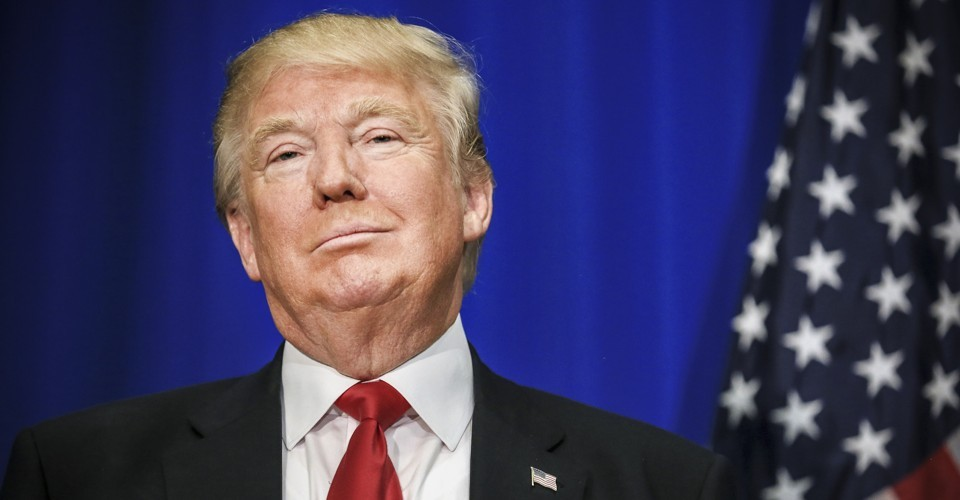
#> input picture Images/Trump.jpg, 960 x 500 px
$ jupyter execute Features.ipynb   (shell and % lines are left out)   (older library calls are emulated)
#> lines starting #> are read from the running program, lines starting #| are printed output that depends on the picture; after the words box and inside, x2 and y2 are one past the last pixel; in counts of white or black regions, pixels touching at a corner belong together
[cell 1]

import cv2 # The OpenCV library; install using `pip install opencv-contrib-python`
import numpy as np # Helpful when working with arrays; install using `pip install numpy`
from matplotlib import pyplot as plt # Good for graphing; install using `pip install matplotlib`
from matplotlib import image as image
import easygui # An easy-to-use file-picker; pip install easygui (mac not supported)

[cell 2]
image = cv2.imread('../Images/Trump.jpg')
#> image is the input picture: shape (500, 960, 3); mean B, G, R 95, 62.7, 67.7

# Use Sobel to find horizontal and vertical gradients
sobelX = cv2.Sobel(image, cv2.CV_64F, 1, 0)
sobelY = cv2.Sobel(image, cv2.CV_64F, 0, 1)

# Show the gradients
plt.figure(figsize=(10, 10))
plt.subplot(1, 2, 1)
plt.imshow(sobelX, cmap='gray')
plt.title('Sobel X')
plt.subplot(1, 2, 2)
plt.imshow(sobelY, cmap='gray')
plt.title('Sobel Y')
plt.show()
#> figure, not shown here; B, G, R data is drawn as R, G, B

# Use Canny to create edge mask (255 for edges 0 for nonedges)
edges = cv2.Canny(image, 0, 255)
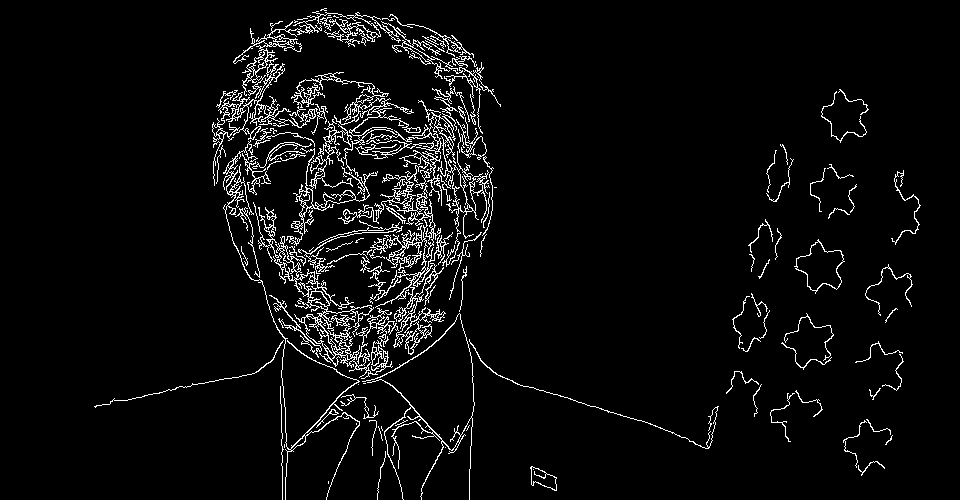
#> edges: shape (500, 960); 4.7% white in thin lines or dots, all inside (x1, y1, x2, y2) = (94, 8, 921, 500)

# Show the edges
plt.figure(figsize=(10, 10))
plt.imshow(edges, cmap='gray')
plt.title('Canny Edges')
plt.show()


# Gradient magnitude and direction
gradientMagnitude = np.sqrt(sobelX**2 + sobelY**2)

# Normalize the gradient magnitude
gradientMagnitude = cv2.normalize(gradientMagnitude, None, 0, 255, cv2.NORM_MINMAX, cv2.CV_8U)

# Calculate the gradient direction
gradientDirection = np.arctan2(sobelY, sobelX)

# Show the gradient magnitude and direction
plt.figure(figsize=(10, 10))
plt.subplot(1, 2, 1)
plt.imshow(gradientMagnitude, cmap='gray')
plt.title('Gradient Magnitude')
plt.subplot(1, 2, 2)
plt.imshow(gradientDirection, cmap='gray')
plt.title('Gradient Direction')
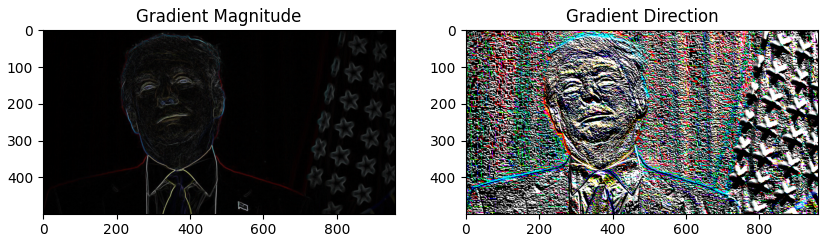
#> figure drawn by matplotlib, 2 panels; B, G, R data is drawn as R, G, B

[cell 3]
edges = cv2.Canny(image, 0, 255)

# Get the gradient direction of edges
sobelX = cv2.Sobel(edges, cv2.CV_64F, 1, 0)
#> sobelX: shape (500, 960) float64
sobelY = cv2.Sobel(edges, cv2.CV_64F, 0, 1)
#> sobelY: shape (500, 960) float64

# Calculate the gradient direction
gradientDirection = np.arctan2(sobelY, sobelX)
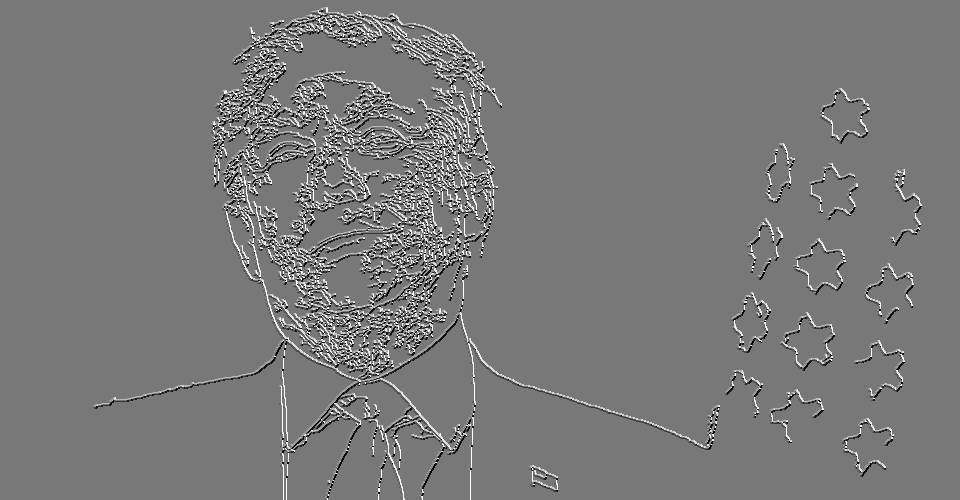
#> gradientDirection: shape (500, 960) float64; min -2.82, max 3.14, mean 0.0274; drawn with min black and max white

# Show the gradient direction of edges
plt.figure(figsize=(10, 10))
plt.imshow(gradientDirection, cmap='gray')
plt.title('Gradient Direction of Edges')
plt.show()


# Calculate the gradient magnitude
gradientMagnitude = np.sqrt(sobelX**2 + sobelY**2)
#> gradientMagnitude: shape (500, 960) float64

# Normalize the gradient magnitude
gradientMagnitude = cv2.normalize(gradientMagnitude, None, 0, 255, cv2.NORM_MINMAX, cv2.CV_8U)


# Show the gradient direction
plt.figure(figsize=(10, 10))
plt.imshow(gradientMagnitude, cmap='gray')
plt.title('Gradient Direction')

plt.show()

[cell 4]
sudoku = cv2.imread('../Images/sudoku.jpg')
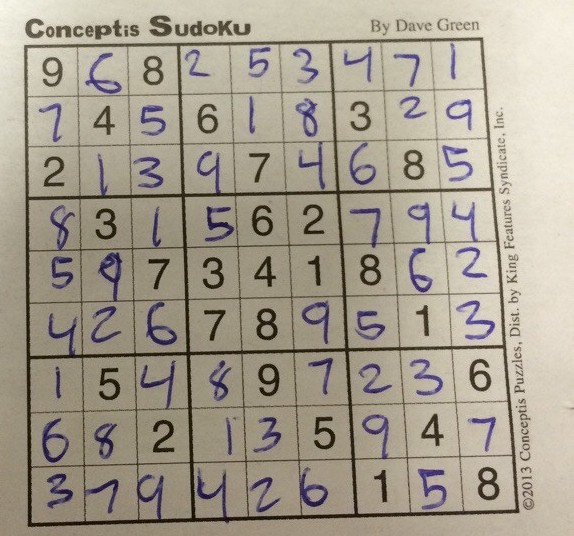
#> input picture Images/sudoku.jpg, 574 x 536 px
#> sudoku is the input picture: shape (536, 574, 3); mean B, G, R 142.9, 157.7, 166

sudoku = cv2.cvtColor(sudoku, cv2.COLOR_BGR2GRAY)
#> sudoku: shape (536, 574)

# Harris corner detection
corners = cv2.cornerHarris(sudoku, 5, 3, 0.04)
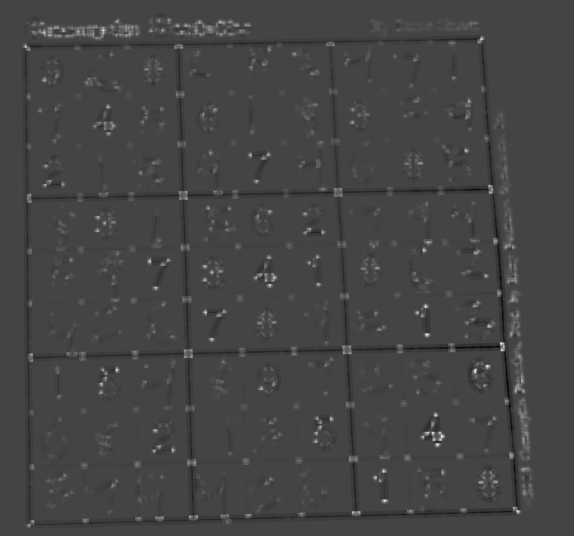
#> corners: shape (536, 574) float32; min -0.00132, max 0.00359, mean 6.51e-06; drawn with min black and max white

# Shi Tomasi corner detection
corners2 = cv2.goodFeaturesToTrack(sudoku, 50, 0.01, 10)
#> corners2 = 50 rows, first 8: [426, 433], [488, 366], [486, 276], [442, 436], [375, 477], [309, 229], [274, 277], [427, 334]


# Show the corners and map Shi Tomasi corners
plt.figure(figsize=(10, 10))
plt.imshow(corners, cmap='gray')

for i in range(corners2.shape[0]):
    x, y = corners2[i, 0, :][:2].astype(int)
    plt.plot(x, y, 'r*')
#> this loop made 50 passes
#> (x, y) on passes 1 to 12: (426, 433), (488, 366), (486, 276), (442, 436), (375, 477), (309, 229), (274, 277), (427, 334), (474, 372), (495, 241), (248, 515), (319, 427)

plt.show()

[cell 5]
micro = cv2.imread('../Images/micro.jpg')
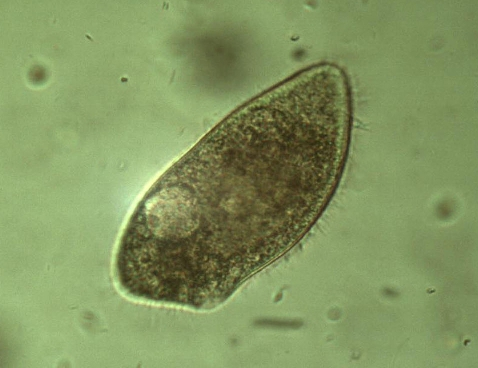
#> input picture Images/Micro.jpg, 478 x 368 px, found by its file name
#> micro is the input picture: shape (368, 478, 3); mean B, G, R 95.4, 149.9, 130.7


micro = cv2.cvtColor(micro, cv2.COLOR_BGR2GRAY)
#> micro: shape (368, 478)

# Get binary mask of the image
_, mask = cv2.threshold(micro, 190, 255, cv2.THRESH_BINARY)
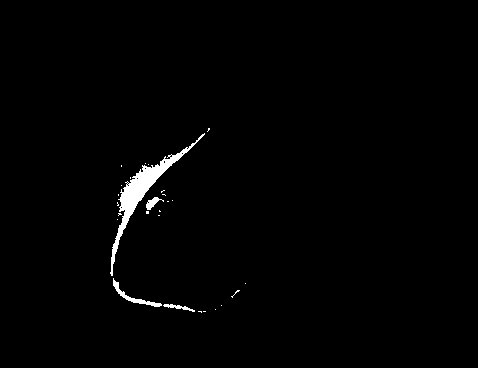
#> mask: shape (368, 478); 1.2% white; 27 white regions (23 under 20 px)

# Show the mask
plt.figure(figsize=(10, 10))
plt.imshow(mask, cmap='gray')


# Find contours
contours, _ = cv2.findContours(mask, cv2.RETR_EXTERNAL, cv2.CHAIN_APPROX_NONE)
#> contours = 27 contours, 23 with area under 20; largest, box (x1, y1, x2, y2) and area: (110, 133, 205, 276) 1415, (113, 278, 162, 307) 178, (146, 197, 164, 210) 80, (163, 304, 195, 312) 62

# Draw the contours
cv2.drawContours(micro, contours, -1, (0, 255, 0), 1)
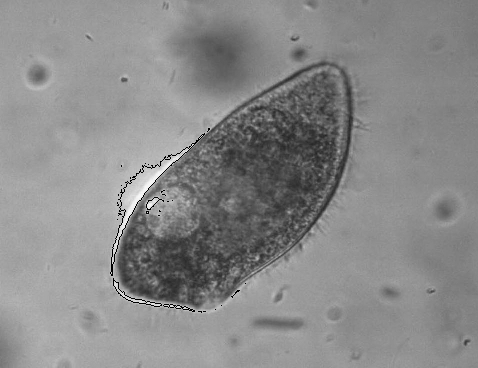
#> micro: shape (368, 478); min 0, max 248, mean 137.2

# Show the contours
plt.figure(figsize=(10, 10))
plt.imshow(micro)
plt.title('Contours')

[cell 6]
micro = cv2.imread('../Images/Micro.jpg')

# Convert to grayscale and apply thresholding (Otsu's method)
gray_micro = cv2.cvtColor(micro, cv2.COLOR_BGR2GRAY)
_, thresh_micro = cv2.threshold(gray_micro, 0, 255,
cv2.THRESH_BINARY_INV + cv2.THRESH_OTSU)
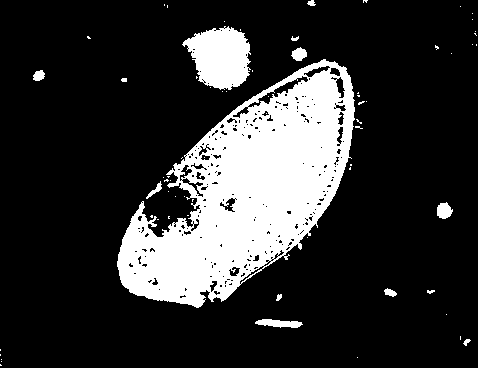
#> thresh_micro: shape (368, 478); 19.4% white; 67 white regions (53 under 20 px)

# Find contours of the cells
contours, _ = cv2.findContours(thresh_micro, cv2.RETR_EXTERNAL,
cv2.CHAIN_APPROX_NONE)
#> contours = 64 contours, 54 with area under 20; largest, box (x1, y1, x2, y2) and area: (117, 59, 355, 308) 31706, (182, 26, 251, 90) 2912, (255, 319, 303, 328) 233, (437, 202, 453, 219) 172, (291, 47, 307, 61) 131

# convexHull
max_contour = max(contours, key=cv2.contourArea)
#> max_contour = contour of 1007 points, box (x1, y1, x2, y2) (117, 59, 355, 308), area 31706
hull = cv2.convexHull(max_contour)
#> hull = contour of 49 points, box (x1, y1, x2, y2) (117, 59, 355, 308), area 35065

# Draw the convex hull
cv2.drawContours(micro, [hull], -1, (0, 255, 0), 2)

# Display the result
plt.figure(figsize=(10, 10))
plt.imshow(cv2.cvtColor(micro, cv2.COLOR_BGR2RGB))
plt.show()


# Bounding oval of the convex hull
ellipse = cv2.fitEllipse(hull)
#> ellipse = ((244.2, 192), (149.1, 315.2), 45.04)

# Draw the ellipse
cv2.ellipse(micro, ellipse, (0, 0, 255), 2)
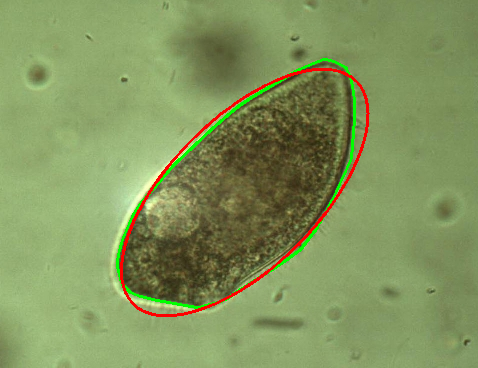
#> micro: shape (368, 478, 3); mean B, G, R 93.2, 149.2, 130.9

# Display the result
plt.figure(figsize=(10, 10))

plt.imshow(cv2.cvtColor(micro, cv2.COLOR_BGR2RGB))

plt.show()
